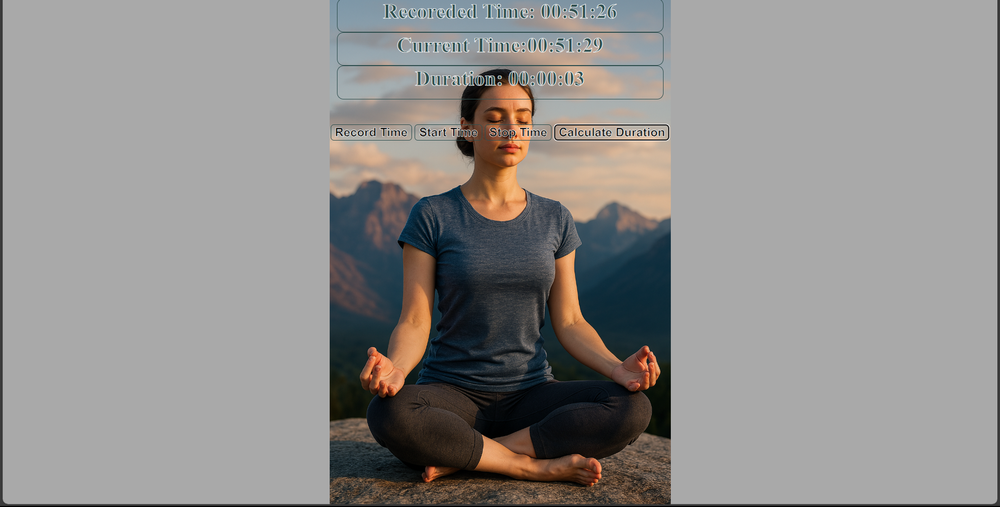
#> input picture Phase_1_Foundations/PROJECT_Week_3/data/computer_vision_engine/images/image.png, 1000 x 507 px, shrunk from 1920 x 974 before the run
$ python computer_vision.py
#> lines starting #> are read from the running program, lines starting #| are printed output that depends on the picture
import numpy as np
import matplotlib.pyplot as plt
from PIL import Image
from pathlib import Path

root = Path(__file__).resolve().parent.parent.parent
image_path = root / "data" / "computer_vision_engine" / "images" / "image.png"
output_path = root / "data" / "computer_vision_engine" / "images" / "output_image.png"

def load_image_as_tensor(path):
    """Loads a PNG and converts it into a 3D NumPy Tensor."""
    if not path.exists():
        print(f"❌ Error: Could not find image at {path}")
        print("Please put a color image named 'image.png' in the data/images/ folder!")
        exit()

    img = Image.open(path)
#> img is the input picture: PIL image 1000x507 RGBA; mean R, G, B, A 144.3, 142.2, 140.4, 255
    tensor = np.array(img) / 255.0
    print(f"📸 Image Loaded! Tensor Shape: {tensor.shape} | Dimensions: {tensor.ndim}D")
#| 📸 Image Loaded! Tensor Shape: (507, 1000, 4) | Dimensions: 3D
    return tensor

def apply_grayscale(image_tensor):
    """Uses the Dot Product to crush 3 RGB channels into 1 Grayscale channel."""
    weights = np.array([0.2989, 0.5870, 0.1140])

    grayscale_matrix = np.dot(image_tensor[..., :3], weights)
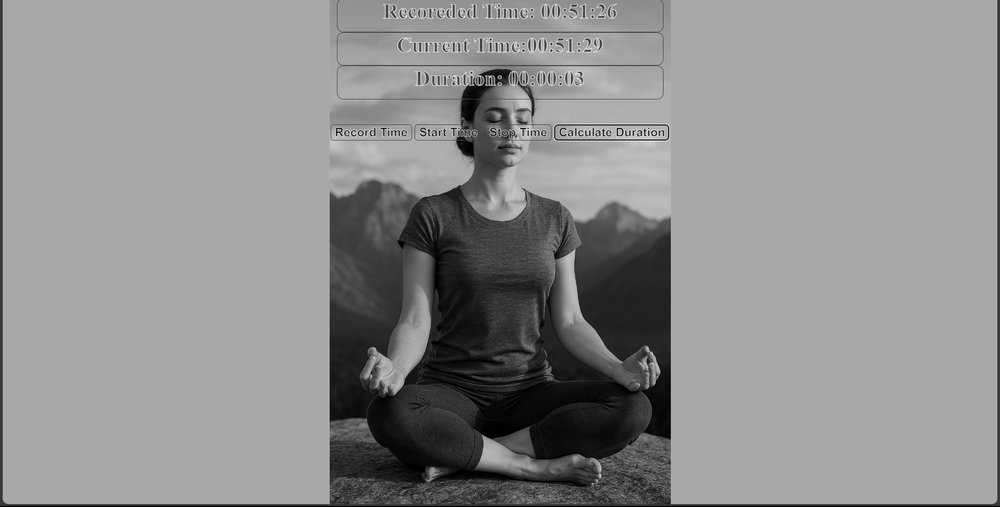
#> grayscale_matrix: shape (507, 1000) float64; min 0, max 0.951, mean 0.559
    return grayscale_matrix

def apply_sepia(image_tensor):
    """Uses Matrix Multiplication to apply a vintage Sepia filter."""
    sepia_weights = np.array([
        [0.393, 0.769, 0.189],
        [0.349, 0.686, 0.168],
        [0.272, 0.534, 0.131]
    ])

    sepia_tensor = image_tensor[..., :3] @ sepia_weights.T
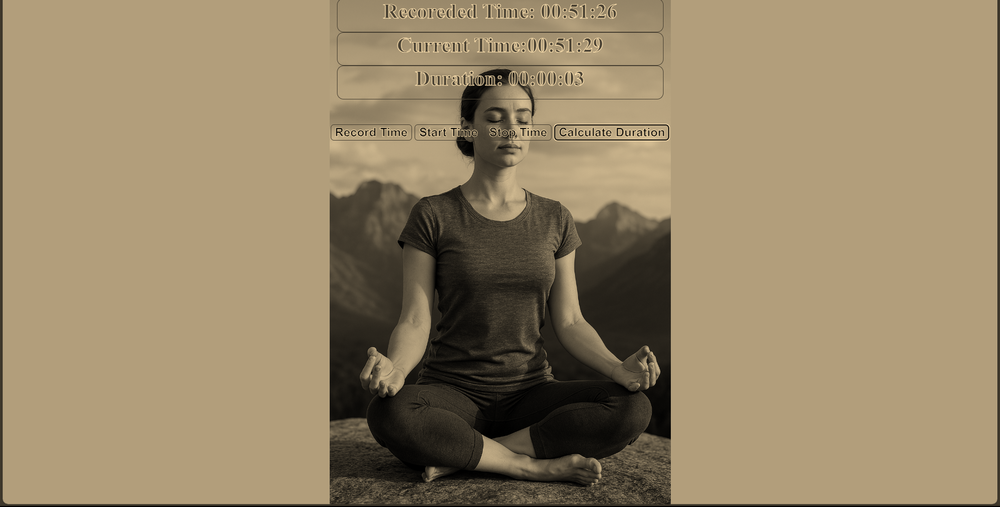
#> sepia_tensor: shape (507, 1000, 3) float64; mean R, G, B 0.755, 0.672, 0.524; drawn with min black and max white

    sepia_tensor = np.clip(sepia_tensor, 0, 1)
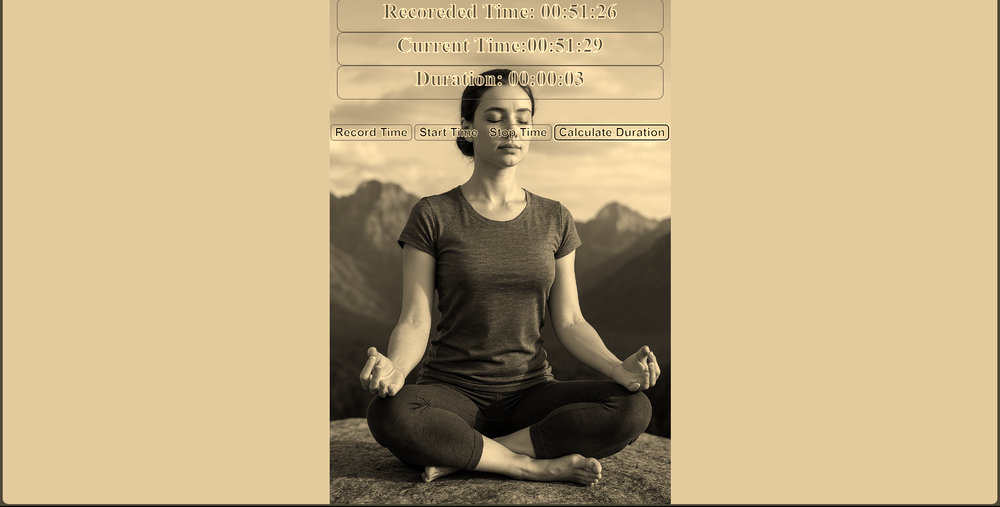
#> sepia_tensor: shape (507, 1000, 3) float64; mean R, G, B 0.755, 0.672, 0.524
    return sepia_tensor

def visualize_transformations(original, grayscale, sepia):
    """Draws the Tensors side-by-side using Matplotlib."""
    print("🎨 Rendering Tensor Transformations...")

    fig, axes = plt.subplots(1, 3, figsize=(15, 5))

    axes[0].imshow(original)
    axes[0].set_title(f"Original RGB Tensor\nShape: {original.shape}")
    axes[0].axis('off')

    axes[1].imshow(grayscale, cmap='gray')
    axes[1].set_title(f"Grayscale Matrix (Dot Product)\nShape: {grayscale.shape}")
    axes[1].axis('off')

    axes[2].imshow(sepia)
    axes[2].set_title(f"Sepia Filter (Matrix Math)\nShape: {sepia.shape}")
    axes[2].axis('off')

    plt.tight_layout()

    plt.savefig(output_path)
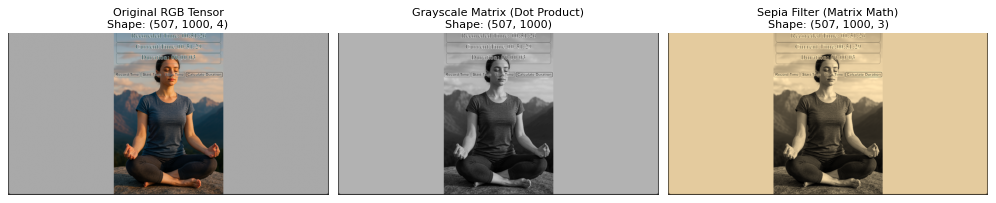
#> figure drawn by matplotlib, 3 panels
    print(f"💾 Render saved to: {output_path.name}")
    plt.show()

if __name__ == "__main__":
    print("--- 👁️ NUMPY COMPUTER VISION ENGINE ---")

    original_tensor = load_image_as_tensor(image_path)

    gray_matrix = apply_grayscale(original_tensor)
    sepia_tensor = apply_sepia(original_tensor)

    visualize_transformations(original_tensor, gray_matrix, sepia_tensor)
